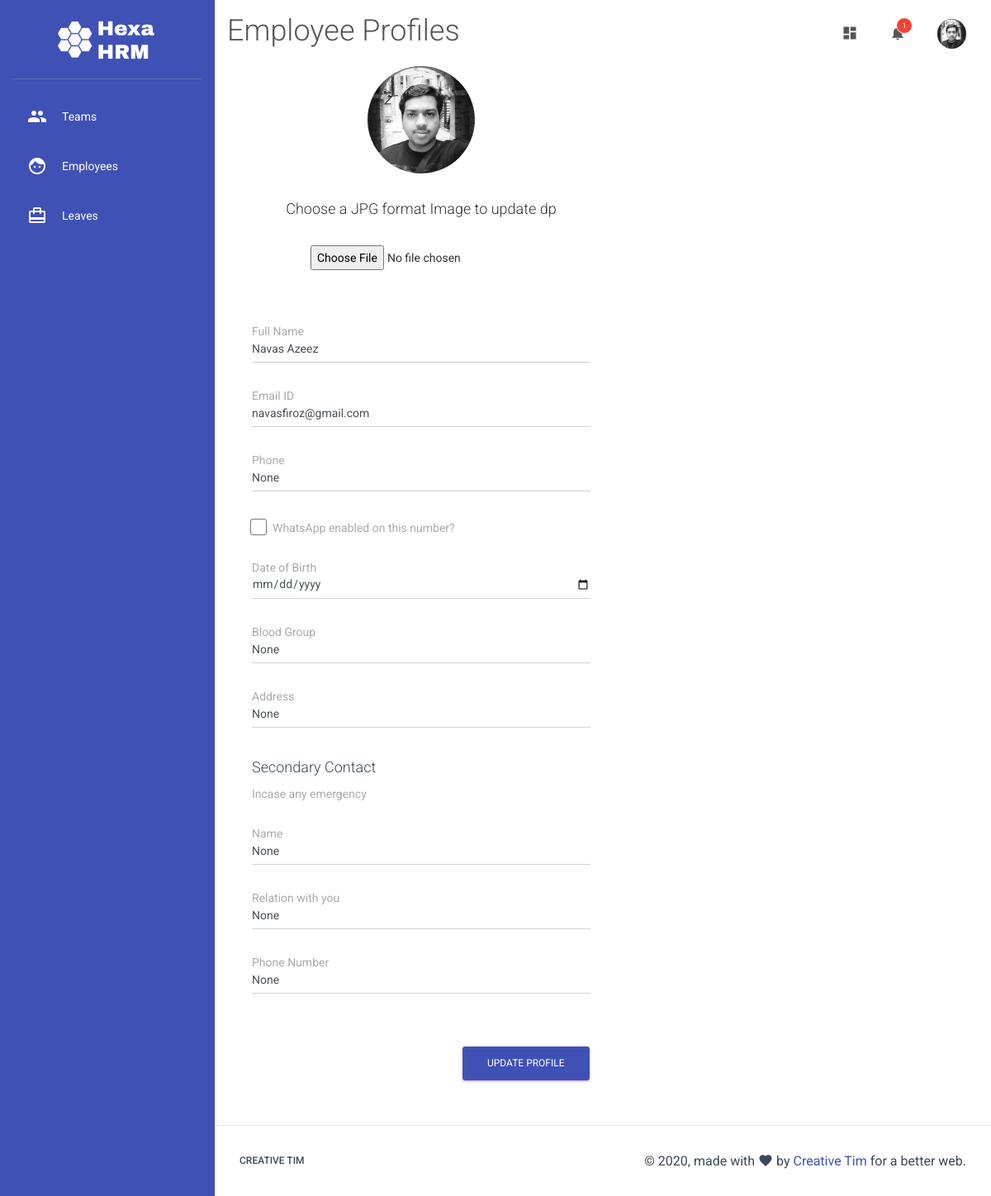
Page /edit-profile/ (signed in) on the committed database.
### main.py (models this page shows)
class User(db.Model):
    id = db.Column(db.Integer, primary_key=True)
    name = db.Column(db.String(150), nullable=False)
    email = db.Column(db.String,nullable=False)
    phone = db.Column(db.String)
    whatsapp = db.Column(db.Boolean)
    title = db.Column(db.String)
    role = db.Column(db.String)
    annual_leaves = db.Column(db.String)
    team_id = db.Column(db.Integer, db.ForeignKey("team.id"))
    admin_to_team = db.Column(db.Integer)
    line_manager = db.Column(db.Integer)
    password = db.Column(db.String)
    dob = db.Column(db.DateTime)
    blood_group = db.Column(db.String)
    doj = db.Column(db.DateTime)
    pay = db.Column(db.Integer)
    address = db.Column(db.String)
    secondary_contact_name = db.Column(db.String)
    secondary_contact_relation = db.Column(db.String)
    secondary_contact_phone = db.Column(db.String)
    origin_country = db.Column(db.String)
    diet_type = db.Column(db.String)
    drinking = db.Column(db.Boolean)
    marital_status = db.Column(db.String)
    dp = db.Column(db.String, default="default.png")
    leaves = db.relationship("Leave",backref="requested_by")

### main.py (the view)
@app.route('/edit-profile/', methods=["GET","POST"])
def edit_profile():
    if request.method == "POST":
        image = request.files['image']
        if image.filename != "" and image and allowed_file(image.filename):
            filename = secure_filename(image.filename)
            hash_token = secrets.token_urlsafe(16)
            extn = filename.rsplit('.', 1)[1].lower()
            current_dp = hash_token+"."+extn
            image.save(os.path.join(app.config['UPLOAD_FOLDER'], current_dp))
            session_user = User.query.get(g.user.id)
            session_user.dp = current_dp
            db.session.commit()
        return redirect(url_for("edit_profile"))
    else:
        return render_template("edit_profile.html")

### main.py (called while the page is built)
@app.before_request
def before_request():
    g.user = None
    if "uid" in session:
        login_user = User.query.get(session["uid"])
        if login_user and login_user.team_id == session["td"] and bcrypt.check_password_hash(session["sk"], login_user.name):
            g.user = login_user

### templates/edit_profile.html (shortened to what this page needs)
{% extends "template.html" %}
{% block heading %}
<h2>Employee Profiles</h2>
{% endblock %}
{% block content %}
<div class="container-fluid">
  <div class="row">
    <div class="col-md-6">
          <form action="/edit-profile/" method="POST" enctype="multipart/form-data">
            <div class="card card-profile">
              <div class="card-avatar">
                  <img class="img" src="/static/img/users/{{g.user.dp}}">
              </div>
              <div class="card-body">
                <h4>Choose a JPG format Image to update dp</h4><br/>
                <input type="file" name="image" id="image" accept=".jpg" />
              </div>
            </div>
            <br>
            <div class="form-group bmd-form-group">
              <label for="name">Full Name</label>
              <input type="text" class="form-control" value="{{g.user.name}}" name="name" id="name" required>
            </div>
            <br>
            <div class="form-group bmd-form-group">
              <label for="email">Email ID</label>
              <input type="email" name="email" value="{{g.user.email}}" id="email" class="form-control" required>
            </div>
            <br>
            <div class="form-group bmd-form-group">
              <label for="phone">Phone</label>
              <input type="text" name="phone" value="{{g.user.phone}}" id="phone" class="form-control" required>
            </div>
            <br>
            <div class="form-check">
              <label class="form-check-label">
                  WhatsApp enabled on this number?
                  <span class="form-check-sign">
                  <span class="check"></span>
                  </span>
              </label>
            </div>
            <br/>
            <div class="form-group bmd-form-group">
              <label for="dob">Date of Birth</label>
              <input type="date" value="{{g.user.dob}}" class="form-control" name="dob" id="dob" required>
            </div>
            <br/>
            <div class="form-group bmd-form-group">
              <label for="blood_group">Blood Group</label>
              <input type="text" value="{{g.user.blood_group}}" class="form-control" name="blood_group" id="blood_group" required>
            </div>
            <br/>
            <div class="form-group bmd-form-group">
              <label for="address">Address</label>
              <input type="text" value="{{g.user.address}}" class="form-control" name="address" id="address" required>
            </div><br/>
            <h4>Secondary Contact</h4>
            <label>Incase any emergency</label>
            <br/><br/>
            <div class="form-group bmd-form-group">
              <label for="s_name">Name</label>
              <input type="text" value="{{g.user.address}}" class="form-control" name="s_name" id="s_name" required>
            </div><br/>
            <div class="form-group bmd-form-group">
              <label for="s_relate">Relation with you</label>
              <input type="text" value="{{g.user.address}}" class="form-control" name="s_relate" id="s_relate" required>
            </div><br/>
            <div class="form-group bmd-form-group">
              <label for="s_phone">Phone Number</label>
              <input type="text" value="{{g.user.address}}" class="form-control" name="s_phone" id="s_phone" required>
            </div><br/>
            <br/>
          <button type="submit" class="btn btn-primary pull-right">Update Profile</button>
          <div class="clearfix"></div>
        </form>
</div>
</div>
</div>
{% endblock %}

### templates/template.html (shortened to what this page needs)
<!doctype html>
<html lang="en">
<head>
  <link rel="stylesheet" href="https://maxcdn.bootstrapcdn.com/font-awesome/latest/css/font-awesome.min.css">
  <link href="{{ url_for('static', filename='css/material-dashboard.css') }}" rel="stylesheet" />
  <link href="{{ url_for('static', filename='css/custom.css') }}" rel="stylesheet" />
</head>
<body>
  <div class="wrapper ">
    <div class="sidebar" data-color="azure" data-background-color="white">
      <div class="logo">
        <img src="/static/img/logo.png">
      </div>
      <div class="sidebar-wrapper">
        <ul class="nav">
        {% if g.user == None %}
          <li class="nav-item">
            <a class="nav-link" href="/sign-in/">
              <i class="material-icons">lock</i>
              <p>Login</p>
            </a>
          </li>
          <li class="nav-item">
            <a class="nav-link" href="/start/">
              <i class="material-icons">dashboard</i>
              <p>Start</p>
            </a>
          </li>
        {% else %}
          <li class="nav-item">
            <a class="nav-link" href="/teams/">
              <i class="material-icons">group</i>
              <p>Teams</p>
            </a>
          </li>
          <li class="nav-item">
            <a class="nav-link" href="/employees/">
              <i class="material-icons">face</i>
              <p>Employees</p>
            </a>
          </li>
          <li class="nav-item">
            <a class="nav-link" href="/leaves/">
              <i class="material-icons">card_travel</i>
              <p>Leaves</p>
            </a>
          </li>
        {% endif %}
        </ul>
      </div>
    </div>
    <div class="main-panel">
      <nav class="navbar navbar-expand-lg navbar-transparent navbar-absolute fixed-top ">
        <div class="container-fluid">
          <div class="navbar-wrapper">
            {% block heading %}
            {% endblock %}
          </div>
          <div class="collapse navbar-collapse justify-content-end">
            {% if session%}
            <ul class="navbar-nav">
              <li class="nav-item">
                <a class="nav-link" href="javascript:;">
                  <i class="material-icons">dashboard</i>
                </a>
              </li>
              <li class="nav-item dropdown">
                <a class="nav-link" href="http://example.com" id="navbarDropdownMenuLink" data-toggle="dropdown" aria-haspopup="true" aria-expanded="false">
                  <i class="material-icons">notifications</i>
                  <span class="notification">1</span>
                </a>
              </li>
              <li class="nav-item dropdown">
                <a class="nav-link" href="javascript:;" id="navbarDropdownProfile" data-toggle="dropdown" aria-haspopup="true" aria-expanded="false">
                  <img class="img nav-icon" src="/static/img/users/{{g.user.dp}}">
                <div class="ripple-container"></div></a>
              </li>
            </ul>
            {% endif %}
          </div>
        </div>
      </nav>
      <div class="content">
        <div class="container-fluid">
          {% block content %}
          {% endblock %}
        </div>
      </div>
      <footer class="footer">
        <div class="container-fluid">
          <nav class="float-left">
            <ul>
              <li>
                <a href="https://www.creative-tim.com">
                  Creative Tim
                </a>
              </li>
            </ul>
          </nav>
          <div class="copyright float-right">
            &copy;
            , made with <i class="material-icons">favorite</i> by
            <a href="https://www.creative-tim.com" target="_blank">Creative Tim</a> for a better web.
          </div>
        </div>
      </footer>
    </div>
  </div>
</body>
</html>

### static/css/custom.css (style rules this page uses)
.sidebar { background: #3F51B5; color:white; box-shadow: none !important; }
body { background-color: #fff; font-weight: 400; }
.sidebar .nav li a, .sidebar .nav li .dropdown-menu a { color: #ffffff !important; }
.card, .card-profile .card-avatar { box-shadow: none !important; }
.sidebar .logo img { max-width: 120px; margin: 0 auto; display: block; }
.sidebar .nav i { color: #ffffff; }
img.img.nav-icon { max-width: 35px; border-radius: 100%; }

### rows in the picture
User: user.dp (picture), name "Navas Azeez", email "navasfiroz@gmail.com", phone "None", blood_group "None", address "None", s_name "None", s_relate "None", s_phone "None"
